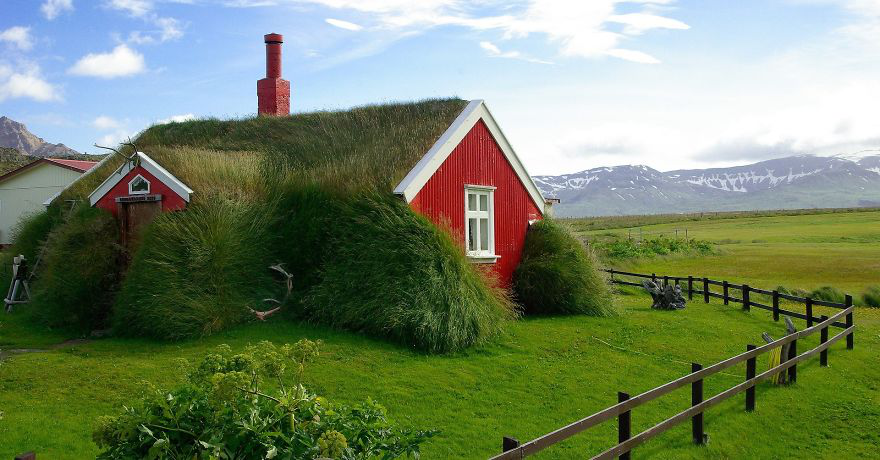
#> input picture Random/images/watermarks/nature.png, 880 x 460 px
$ python add-text-watermark-emboss.py
#> lines starting #> are read from the running program, lines starting #| are printed output that depends on the picture; after the words box and inside, x2 and y2 are one past the last pixel; in counts of white or black regions, pixels touching at a corner belong together

# https://gist.github.com/snay2/876425

from PIL import Image, ImageDraw, ImageFont, ImageFilter

# add watermark to png image
def main():

    png_image = Image.open('nature.png')
#> png_image is the input picture: PIL image 880x460 RGB; mean R, G, B 116, 131.3, 101.5
    width, height = png_image.size
#> width = 880; height = 460

    watermark = Image.new('RGBA', png_image.size)
#> watermark: PIL image 880x460 RGBA; every value is 0
    watermark_draw = ImageDraw.ImageDraw(watermark, 'RGBA')

    text = 'Py Study Group'
    font = ImageFont.truetype('arial.ttf', 48)

    watermark_draw.text((20, 20), text, font=font)
    #opacity mask
    mask = watermark.convert('L').point(lambda x: min(x, 100))
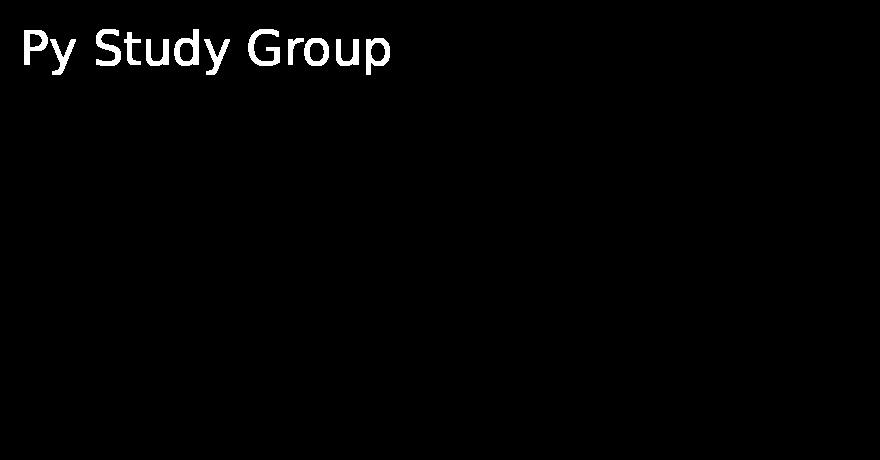
#> mask: PIL image 880x460 L; values 0 (black) and 100 (white), 1.1% white; 12 white regions, largest, box (x1, y1, x2, y2) and area: (248, 29, 280, 66) 530, (174, 29, 199, 66) 480, (96, 29, 121, 66) 457
    watermark.putalpha(mask)
    embossed = watermark.filter(ImageFilter.EMBOSS)
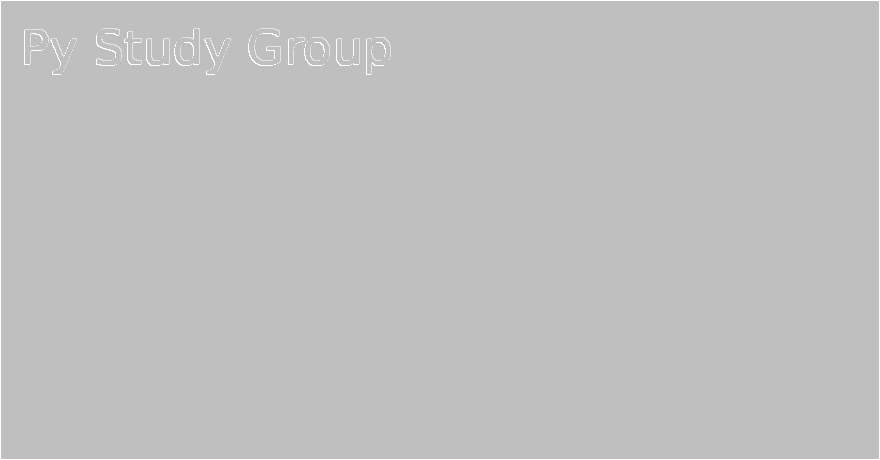
#> embossed: PIL image 880x460 RGBA; mean R, G, B, A 127.2, 127.2, 127.2, 127.2; transparent parts drawn white
    png_image.paste(embossed, None, embossed)
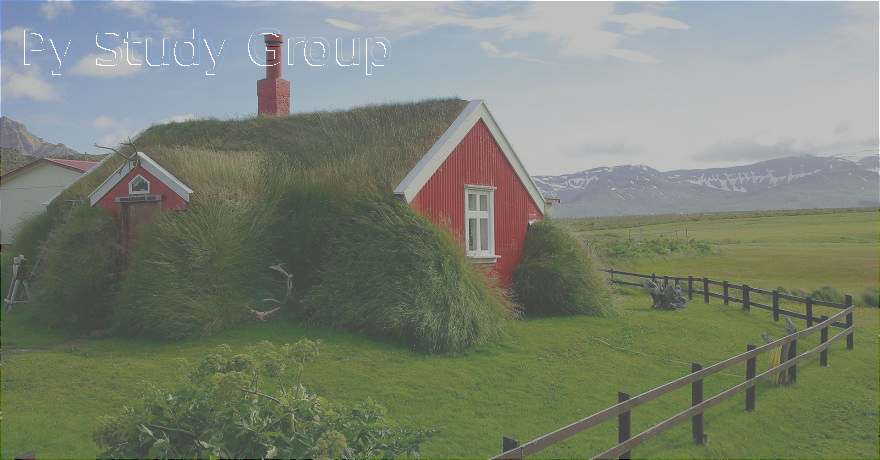
#> png_image: PIL image 880x460 RGB; mean R, G, B 122.2, 129.9, 115
    png_image.save('nature-watermark-emboss.png')


if __name__ == '__main__':

    main()
